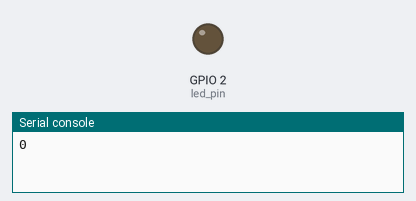
Bench run of a program on a simulated ESP32 board running MicroPython. Parts: output pins drawn as LEDs (lit = HIGH), the last lines printed to the serial console.

Above: at 0.05 s.
At 0.95 s:
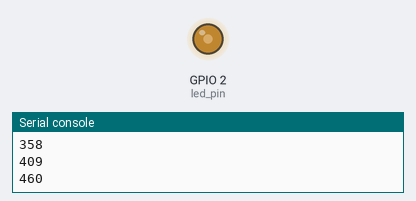
At 1.85 s:
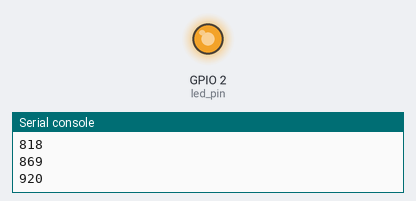
At 3.7 s:
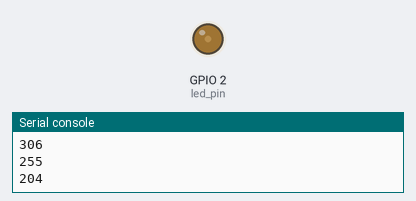
Timing chart, 0 to 5.2 s (numbered marks = the images above):
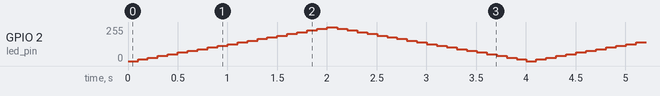

The program:

led_pwm_linear_ramp_up_dwn.py
```python
from machine import Pin, PWM
import math
import time

led_pin = Pin( 2 )
led = PWM( led_pin )
led.freq(1000)
wait = 100
while True :
    for i in range(20):
        duty = int( i / 20 * 1023 )
        print( duty )
        led.duty( duty )
        time.sleep_ms( wait )
    for i in range(20, 0, -1):
        duty = int( i / 20 * 1023 )
        print( duty )
        led.duty( duty )
        time.sleep_ms( wait )
```
